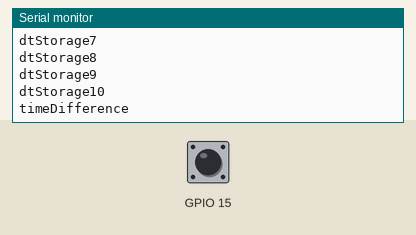
Simulated run of this sketch. Board: ESP32. Parts: the last lines printed to the serial monitor. The inputs (shaded band) are chosen by the test bench; at power-on: GPIO 15 HIGH. The local clock reads 2024-03-15 10:24:30 at power-on unless the sketch sets it; EEPROM starts erased; nothing arrives over Bluetooth unless stated; a phone connects over Bluetooth LE 3 s after start.

Above: at 2.2 s.
2.3 s: GPIO 15 pulled LOW for 3.2 s
At 6.7 s:
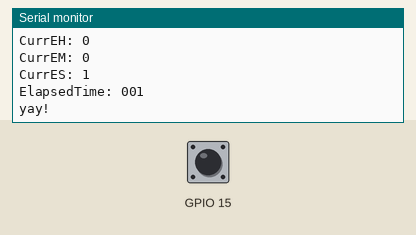
7.0 s: GPIO 15 pulled LOW for 0.15 s
At 7.21 s:
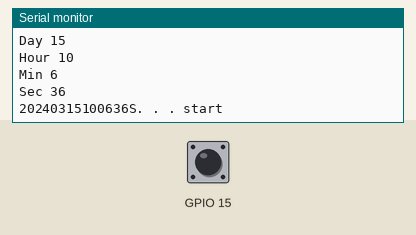
8.6 s: GPIO 15 pulled LOW for 1 s
At 10.8 s:
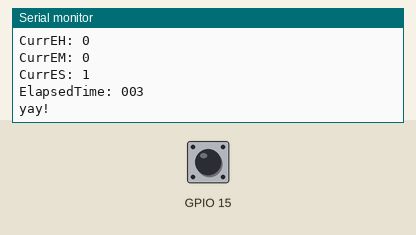
11.1 s: GPIO 15 pulsed LOW 5 times (0.12 s each, 0.3 s apart)
At 13.2 s:
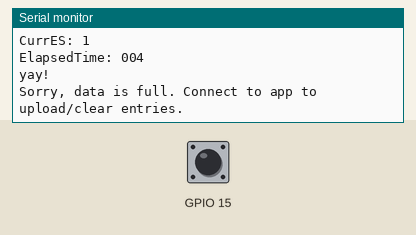
Timing chart, 0 to 14.7 s (numbered marks = the images above; inputs shaded):
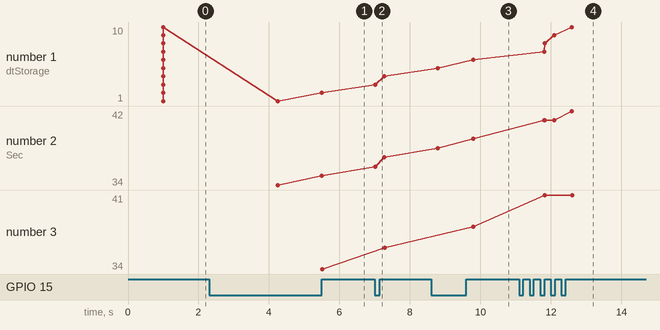

Measured:
- after the input at 2.3 s, the serial monitor: prints a new line after 2.0 s (image 1)
- after the input at 7.0 s, the serial monitor: prints a new line at once (image 2)
- after the input at 8.6 s, the serial monitor: prints a new line after 0.20 s (image 3)
- after the input at 11.1 s, the serial monitor: prints a new line after 0.72 s (image 4)
- plotted number 1: 2 → 4 after the input at 7.0 s
- plotted number 2: 35 → 37 after the input at 7.0 s, 37 → 39 after the input at 8.6 s, 39 → 42 after the input at 11.1 s
- plotted number 3: 34 → 36 after the input at 7.0 s, 36 → 38 after the input at 8.6 s, 38 → 41 after the input at 11.1 s

The sketch:

saveDataWithPreferences.ino
```cpp
/*
 ESP32 startup counter example with Preferences library.

 This simple example demonstrates using the Preferences library to store how many times the ESP32 module has booted.
 The Preferences library is a wrapper around the Non-volatile storage on ESP32 processor.

 created for arduino-esp32 09 Feb 2017 by Martin Sloup (Arcao)

 Complete project details at https://RandomNerdTutorials.com/esp32-save-data-permanently-preferences/
*/
#include <sys/time.h>

// yyyymmddhhmmssF
//#include <TimeLib.h>
#include <Preferences.h>
#include <BLEDevice.h>
#include <BLEServer.h>
#include <BLEUtils.h>
#include <BLE2902.h>

#define Threshold 40
#define MAX_CHARS 15
#define MAX_LOCAL_STORAGE 10


// #define CHARACTERISTIC_UUID "beb5483e-36e1-4688-b7f5-ea07361b26a8" // still in use but need to switch
#define SERVICE_UUID        "4fafc201-1fb5-459e-8fcc-c5c9c331914b" // Currently using
#define dateCharacteristicUUID  "c84b5feb-a12f-45bb-a3ff-a6adce24f69e"
#define batteryCharacteristicUUID   "59d74fba-0f2b-4741-a057-d053662f2abe"

Preferences preferences;
/* Data stored in flash
 *  timestamps
 *  cumulativeElapsedTime
 *  TBA current count
 *
 */
BLECharacteristic dateCharacteristics("c84b5feb-a12f-45bb-a3ff-a6adce24f69e",BLECharacteristic::PROPERTY_NOTIFY);
BLEDescriptor dateDescriptor(BLEUUID((uint16_t)0x2902));

String timeDifference = "timeDifference";
String baseNameDataSpace = "dtStorage";
String tempStartData = "";
String tempEndData = "";
int count = 1;

bool isTouched = false;
bool isStorageFull = false; // most liekly set a limit of 5 start/end saves
bool isReadySendData = false;
bool isClearingData = false;

volatile int interruptCounter;
int totalInterruptCounter;
int minutes;
int timeActive;

int cumulativeHr;

String translate = "";
double dateValue;

bool deviceConnected = false;
bool oldDeviceConnected = false;

RTC_DATA_ATTR bool isDeviceSettedUp = false;

touch_pad_t touchPin;
hw_timer_t * timer = NULL;
portMUX_TYPE timerMux = portMUX_INITIALIZER_UNLOCKED;

struct tm getTimeStruct()
{
  struct tm timeinfo;
  getLocalTime(&timeinfo, 0);
  return timeinfo;
}

class MyServerCallbacks: public BLEServerCallbacks {
    void onConnect(BLEServer* pServer) {
      deviceConnected = true;
    };

    void onDisconnect(BLEServer* pServer) {
      deviceConnected = false;
    }
};


void IRAM_ATTR onTimer() {
  portENTER_CRITICAL_ISR(&timerMux);
  interruptCounter++;
  portEXIT_CRITICAL_ISR(&timerMux);
}


void callback(){
}

#define startTime // need to make this a continuous loop
#define bleServerName "Strings attached"


String GetCurrentTMStamp(int yearTM, int monthTM, int dayTM,
 int hourTM, int minTM, int secTM){
  String fYear = "";
  String fMonth = "";
  String fDay = "";
  String fHr = "";
  String fMin = "";
  String fSec = "";

  yearTM += 1900;
  monthTM += 1;
  minTM -= 18;
  Serial.println("Year " + String(yearTM));
  Serial.println("Month " + String(monthTM));
  Serial.println("Day " + String(dayTM));
  Serial.println("Hour " + String(hourTM));
  Serial.println("Min " + String(minTM));
  Serial.println("Sec " + String(secTM));
  //monthTM += 1;
  fYear = String(yearTM);
  if(monthTM < 10 ){
    fMonth = "0" + String(monthTM);
  } else {
    fMonth = String(monthTM);
  }
  if(dayTM < 10){
    fDay = "0" + String(dayTM);
  } else{
    fDay = String(dayTM);
  }
  if(hourTM < 10){
    fHr = "0" + String(hourTM);
  } else{
    fHr = String(hourTM);
  }
  if(minTM < 10){
    fMin = "0" + String(minTM);
  } else{
    fMin = String(minTM);
  }
  if(secTM < 10){
    fSec = "0" + String(secTM);
  } else{
    fSec = String(secTM);
  }
  return fYear + fMonth + fDay + fHr + fMin + fSec;
}

int CalculateTimeElapsed(String tStart, String tEnd){
  // Getting variables
  String sYearStr = String(tStart.charAt(0)) + String(tStart.charAt(1)) + String(tStart.charAt(2)) + String(tStart.charAt(3));
  String sMonthStr = String(tStart.charAt(4)) + String(tStart.charAt(5));
  String sDayStr = String(tStart.charAt(6)) + String(tStart.charAt(7));
  String sHrStr = String(tStart.charAt(8)) + String(tStart.charAt(9));
  String sMinStr = String(tStart.charAt(10)) + String(tStart.charAt(11));
  String sSecStr = String(tStart.charAt(12)) + String(tStart.charAt(13));

  String eYearStr = String(tEnd.charAt(0)) + String(tEnd.charAt(1)) + String(tEnd.charAt(2)) + String(tEnd.charAt(3));
  String eMonthStr = String(tEnd.charAt(4)) + String(tEnd.charAt(5));
  String eDayStr = String(tEnd.charAt(6)) + String(tEnd.charAt(7));
  String eHrStr = String(tEnd.charAt(8)) + String(tEnd.charAt(9));
  String eMinStr = String(tEnd.charAt(10)) + String(tEnd.charAt(11));
  String eSecStr = String(tEnd.charAt(12)) + String(tEnd.charAt(13));

  int sYear = sYearStr.toInt();
  int sMonth = sMonthStr.toInt();
  int sDay = sDayStr.toInt();
  int sHr = sHrStr.toInt();
  int sMin = sMinStr.toInt();
  int sSec = sSecStr.toInt();

  Serial.println(tStart);
  Serial.println("Start: " + sYearStr + " " + sMonthStr + " " + sDayStr + " " + sHrStr + " " + sMinStr + " " + sSecStr);

  int eYear = eYearStr.toInt();
  int eMonth = eMonthStr.toInt();
  int eDay = eDayStr.toInt();
  int eHr = eHrStr.toInt();
  int eMin = eMinStr.toInt();
  int eSec = eSecStr.toInt();

  Serial.println(tEnd);
  Serial.println("End: " + eYearStr + " " + eMonthStr + " " + eDayStr + " " + eHrStr + " " + eMinStr + " " + eSecStr);

  preferences.begin("timeDifference", false);
  int prevEH = preferences.getInt("elapsedHour", 0);
  int prevEM = preferences.getInt("elapsedMin", 0);
  int prevES = preferences.getInt("elapsedSec", 0);

  Serial.println("PrevEH: " + String(prevEH));
  Serial.println("PrevEM: " + String(prevEM));
  Serial.println("PrevES: " + String(prevES));

  int currentES = 0;
  int currentEM = 0;
  int currentEH = 0;
  int carryMin = 0;
  int carryHr = 0;

  // Determining current elapsed time
  if(eSec - sSec < 0){
    currentES = 60 - (sSec - eSec);
    carryMin = 1;
  } else{
    currentES = eSec - sSec;
  }
  if((eMin - sMin - carryMin )< 0){
    currentEM = 60 - carryMin - (sMin - eMin);
    carryHr = 1;
  } else{
    currentEM = eMin - sMin - carryMin;
  }
  if((eHr - sHr - carryHr) < 0){
    currentEH = 24 - carryHr - (sHr - eHr);
  } else{
    currentEH = eHr - sHr - carryHr;
  }

  Serial.println("CurrEH: " + String(currentEH));
  Serial.println("CurrEM: " + String(currentEM));
  Serial.println("CurrES: " + String(currentES));

  // Adding to CumulativeSum
  int finES;
  int finEM;
  int finEH;
  int carry = 0;

  if(currentES + prevES > 59){
    finES = (currentES + prevES) % 60;
    carry = (currentES + prevES) / 60;
  } else{
    finES = currentES + prevES;
    carry = 0;
  }
  if(currentEM + prevEM + carry> 59){
    finEM = (currentEM + prevEM + carry) % 60;
    carry = (currentEM + prevEM + carry) / 60;
  } else{
    finEM = currentEM + prevEM + carry;
    carry = 0;
  }
  finEH = currentEH + prevEH + carry;
  carry = 0;

  preferences.putInt("elapsedHour", finEH);
  preferences.putInt("elapsedMin", finEM);
  preferences.putInt("elapsedSec", finES);

  Serial.println("ElapsedTime: " + String(finEH) + String(finEM) + String(finES));
  Serial.println("yay!");

  return finEH;

}

void setup() {
  Serial.begin(115200);
  delay(1000);
  Serial.println();

  if (isDeviceSettedUp == false){
      struct tm timeinfo = getTimeStruct();
      timeinfo.tm_hour = 0;
      timeinfo.tm_min = 0;
      timeinfo.tm_sec = 0;
      timeinfo.tm_mon = 0; // January -- need to add one
      timeinfo.tm_mday = 1; // 1st
      timeinfo.tm_year = 1970 - 1900; // 2021

      struct timeval tv;
      tv.tv_sec = mktime(&timeinfo);
      settimeofday(&tv, NULL);
    }
  isDeviceSettedUp = true;

  timer = timerBegin(0, 80, true);
  timerAttachInterrupt(timer, &onTimer, true);
  timerAlarmWrite(timer, 1000000, true);
  timerAlarmEnable(timer);

  // touchAttachInterrupt(T3, callback, Threshold);
  esp_sleep_enable_touchpad_wakeup();

  // Create BLE server name
  BLEDevice::init(bleServerName);
  // Creating server with callbacks
  BLEServer *pServer = BLEDevice::createServer();
  pServer->setCallbacks(new MyServerCallbacks());

  // Create server with service UUID and ch
  BLEService *stringService = pServer->createService(SERVICE_UUID);

  timer = timerBegin(0, 80, true);
  timerAttachInterrupt(timer, &onTimer, true);
  timerAlarmWrite(timer, 1000000, true);
  timerAlarmEnable(timer);

  touchAttachInterrupt(T3, callback, Threshold);
  esp_sleep_enable_touchpad_wakeup();

  stringService->addCharacteristic(&dateCharacteristics);
  dateDescriptor.setValue("Date: ");
  dateCharacteristics.addDescriptor(new BLE2902());

  stringService->start();
  BLEAdvertising *pAdvertising = BLEDevice::getAdvertising();
  pAdvertising->addServiceUUID(SERVICE_UUID);

  pAdvertising->setScanResponse(false);
  pAdvertising->setMinPreferred(0x06);  // set value to 0x00 to not advertise this parameter
  pAdvertising->setMinPreferred(0x12);

  BLEDevice::startAdvertising();

  for(int i = 1; i <= MAX_LOCAL_STORAGE; i++){
        //
        String namingStorage = baseNameDataSpace + String(i); // mmddyyyyhhmmf
        int name_length = namingStorage.length() + 1;
        char nameData[name_length];
        namingStorage.toCharArray(nameData,name_length);
        Serial.println(nameData);

// Clearing stuff for debug
        preferences.begin(nameData, false);
        preferences.clear();
        preferences.end();

      }

// Clearing stuff for debug
  int name_length = timeDifference.length() + 1;
  char timeDif[name_length];
  timeDifference.toCharArray(timeDif, name_length);
  Serial.println(timeDif);

  preferences.begin(timeDif, false);
  preferences.clear();
  preferences.end();


}

void loop() {
  struct tm timeinfo = getTimeStruct();
  if(deviceConnected && !isStorageFull){
    delay(250);
    if(touchRead(T3) < 60){
      if(!isTouched){
        isTouched = true;

        String namingStorage = baseNameDataSpace + String(count); // mmddyyyyhhmmf
        int name_length = namingStorage.length() + 1;
        char nameData[name_length];
        namingStorage.toCharArray(nameData,name_length);
        Serial.println(nameData);

        static char timestamp[20];
        preferences.begin(nameData, false);

          //translate = GetCurrentTimeStamp();
        translate = GetCurrentTMStamp(timeinfo.tm_year,
                                          timeinfo.tm_mon,
                                          timeinfo.tm_mday,
                                          timeinfo.tm_hour,
                                          timeinfo.tm_min,
                                          timeinfo.tm_sec);
        dateValue = translate.toDouble();

        dtostrf(dateValue, 14, 0, timestamp);
        tempStartData = timestamp;

        strcat(timestamp,"S");
        Serial.print(timestamp);
        Serial.println(". . . start");

        preferences.putString("date", timestamp);
        preferences.end();

        dateCharacteristics.setValue(timestamp);
        dateCharacteristics.notify();

        count++;
        if(count > MAX_LOCAL_STORAGE){
          isStorageFull = true;
        }
      }
    }
    if(touchRead(T3) >= 66){
      if(isTouched){
        isTouched = false;

        String namingStorage = baseNameDataSpace + String(count); // mmddyyyyhhmmf
        int name_length = namingStorage.length() + 1;
        char nameData[name_length];
        namingStorage.toCharArray(nameData,name_length);
        Serial.println(nameData);

        preferences.begin(nameData, false);

        static char timestamp[20];
        // translate = GetCurrentTimeStamp();
        translate = GetCurrentTMStamp(timeinfo.tm_year,
                                          timeinfo.tm_mon,
                                          timeinfo.tm_mday,
                                          timeinfo.tm_hour,
                                          timeinfo.tm_min,
                                          timeinfo.tm_sec);
        dateValue = translate.toDouble();
        dtostrf(dateValue, 14, 0, timestamp);
        tempEndData = timestamp;

        strcat(timestamp,"E");

        Serial.print(timestamp);
        Serial.println(" . . . end");

        preferences.putString("date", timestamp);
        preferences.end();

        dateCharacteristics.setValue(timestamp);
        dateCharacteristics.notify();

        cumulativeHr = CalculateTimeElapsed(tempStartData, tempEndData);

        count++;
        if(count > MAX_LOCAL_STORAGE){
          isStorageFull = true;
        }

      }
    }

    if(isStorageFull){
      Serial.println("Sorry, data is full. Connect to app to upload/clear entries.");
      /*  UpdateLED
       *
       */
    }

    if(cumulativeHr >= 100){
      Serial.println("oops");
      /* Update LED
       * Send notification to user
       */
    }

  }
  if(!deviceConnected){
    if(isReadySendData){
      char timeSent[20];

      for(int i = 1; i <= count; i++){
        String namingStorage = baseNameDataSpace + String(i);
        int name_length = namingStorage.length() + 1;
        char nameData[name_length];
        namingStorage.toCharArray(nameData,name_length);

        preferences.begin(nameData, false);
        String timeString = preferences.getString("date","nodate");
        int timeStringLength = timeString.length() + 1;

        timeString.toCharArray(timeSent,timeStringLength);

        dateCharacteristics.setValue(timeSent);
        dateCharacteristics.notify();
        preferences.end();

        count = 0;
        isStorageFull = false;
        isReadySendData = false;
      }
    }
    if(isClearingData){
      for(int i = 1; i <= MAX_LOCAL_STORAGE; i++){
        String namingStorage = baseNameDataSpace + String(i);
        int name_length = namingStorage.length() + 1;
        char nameData[name_length];
        namingStorage.toCharArray(nameData,name_length);
        preferences.begin(nameData, false);
        preferences.clear();
        preferences.end();
      }
      isStorageFull = false;
      isReadySendData = false;
      isClearingData = false;
      count = 1;
    }
  }


  //CheckSensors();
  //CheckStorage();
  //CheckBattery();
  //UpdateLEDs();

}
```
